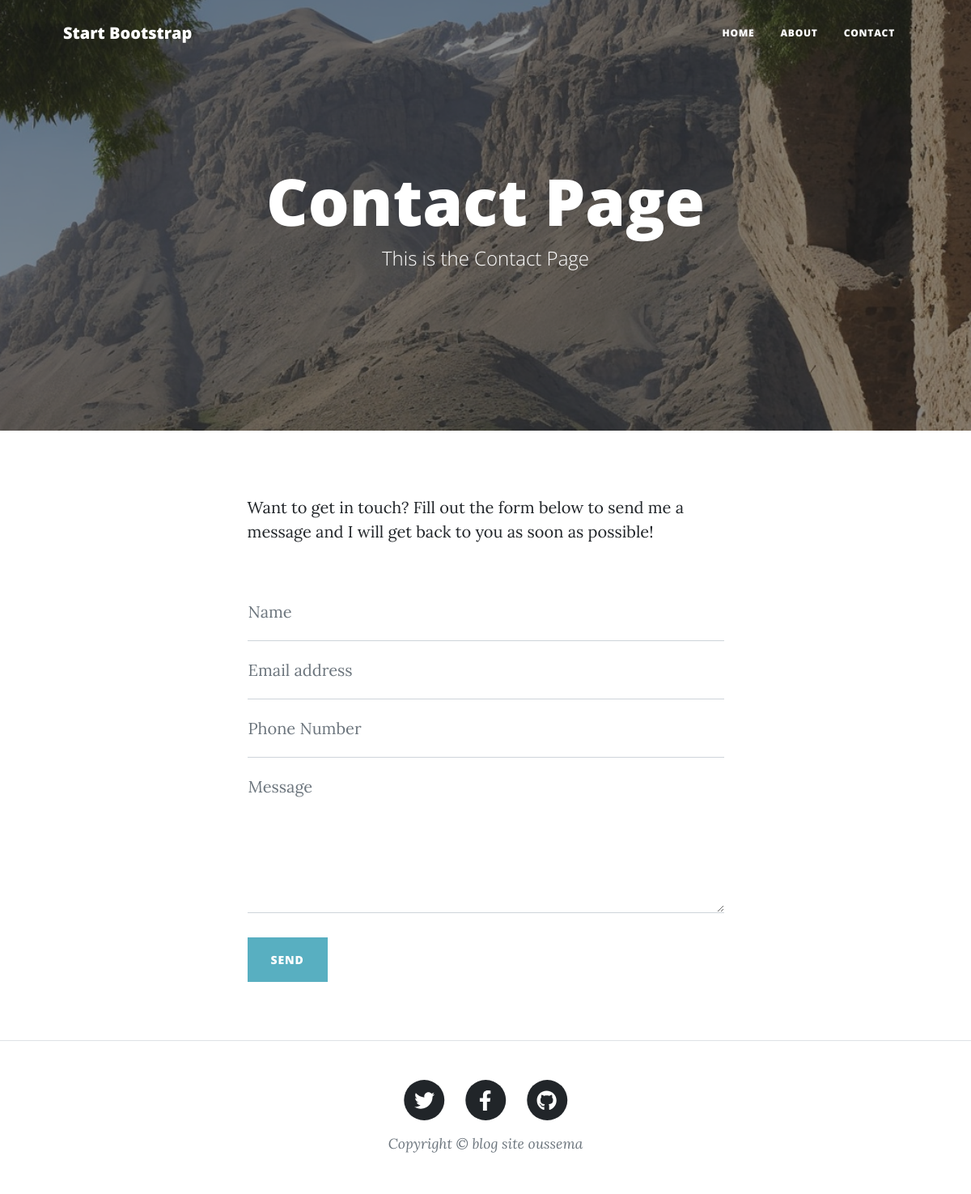
The app's page /contact/, older data.
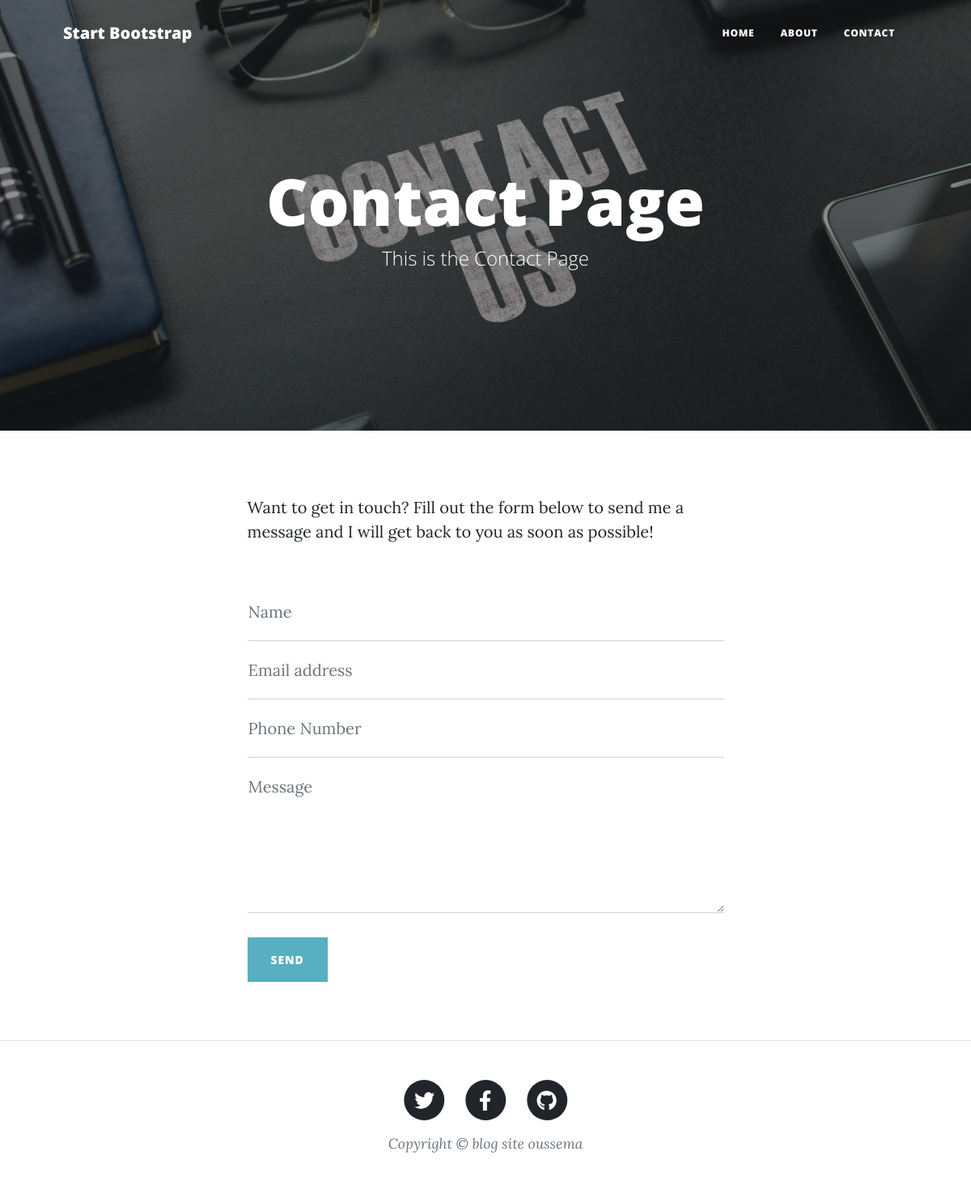
The same page, newer data.
### blog/models.py (models this page shows, shortened)
class PageBase(models.Model):
    title=models.CharField(max_length=50)
    sub_title=models.CharField(max_length=50)
    bg_image=models.ImageField(upload_to='images/%Y/%m/%d',validators=[validate_image_dimensions])
    created_at=models.DateTimeField(auto_now_add=True)
    upload_at=models.DateTimeField(auto_now=True)
    class Meta:
        abstract = True

class ContactPage(PageBase):
    description=models.TextField()

### blog/views.py (the view)
# urls.py: path('contact/',views.contact,name='blog_contact'),
def contact (request):
    page=ContactPage.objects.all()[0]
    return render(request,'blog/contact.html',{'page':page})

### blog/templates/blog/contact.html (shortened to what this page needs)
{% extends "base.html" %}
{% load static %}
{% block content %}
<main class="mb-4">
    <div class="container px-4 px-lg-5">
        <div class="row gx-4 gx-lg-5 justify-content-center">
            <div class="col-md-10 col-lg-8 col-xl-7">
                <p>Want to get in touch? Fill out the form below to send me a message and I will get back to you as soon as possible!</p>
                <div class="my-5">
                    <form id="contactForm" data-sb-form-api-token="API_TOKEN">
                        <div class="form-floating">
                            <input class="form-control" id="name" type="text" placeholder="Enter your name..." data-sb-validations="required" />
                            <label for="name">Name</label>
                        </div>
                        <div class="form-floating">
                            <input class="form-control" id="email" type="email" placeholder="Enter your email..." data-sb-validations="required,email" />
                            <label for="email">Email address</label>
                        </div>
                        <div class="form-floating">
                            <input class="form-control" id="phone" type="tel" placeholder="Enter your phone number..." data-sb-validations="required" />
                            <label for="phone">Phone Number</label>
                        </div>
                        <div class="form-floating">
                            <textarea class="form-control" id="message" placeholder="Enter your message here..." style="height: 12rem" data-sb-validations="required"></textarea>
                            <label for="message">Message</label>
                        </div>
                        <br />
                        <button class="btn btn-primary text-uppercase disabled" id="submitButton" type="submit">Send</button>
                    </form>
                </div>
            </div>
        </div>
    </div>
</main>
{% endblock content %}

### blog/templates/inc/header.html
{% load static %}
{% if page.bg_image %}
<header class="masthead"
style="background-image: url('{{page.bg_image.url}}')">
{% else %}
<header class="masthead" style="background-image: url('assets/img/home-bg.jpg')">
{% endif %}
<div class="container position-relative px-4 px-lg-5">
    <div class="row gx-4 gx-lg-5 justify-content-center">
        <div class="col-md-10 col-lg-8 col-xl-7">
            <div class="site-heading">
                <h1>{{page.title}}</h1>
                <span class="subheading">{{page.sub_title}}</span>
            </div>
        </div>
    </div>
</div>
</header>

Row changes from the older to the newer data that the page shows:
changed ContactPage "Contact Page": bg_image: a different picture
